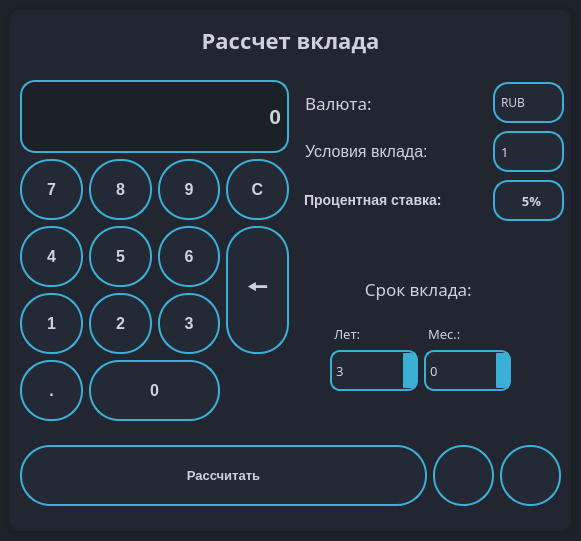
<?xml version="1.0" encoding="UTF-8"?>
<ui version="4.0">
 <class>MainWindow</class>
 <widget class="QMainWindow" name="MainWindow">
  <property name="geometry">
   <rect>
    <x>0</x>
    <y>0</y>
    <width>581</width>
    <height>541</height>
   </rect>
  </property>
  <property name="minimumSize">
   <size>
    <width>581</width>
    <height>541</height>
   </size>
  </property>
  <property name="maximumSize">
   <size>
    <width>581</width>
    <height>541</height>
   </size>
  </property>
  <property name="font">
   <font>
    <family>Segoe UI Semibold</family>
    <pointsize>12</pointsize>
    <weight>75</weight>
    <bold>true</bold>
   </font>
  </property>
  <property name="windowTitle">
   <string>Калькулятор вклада</string>
  </property>
  <property name="windowIcon">
   <iconset resource="resources.qrc">
    <normaloff>:/icons/icons/logo.png</normaloff>:/icons/icons/logo.png</iconset>
  </property>
  <property name="styleSheet">
   <string notr="true">
QWidget
{
	background-color: #212630;
	color: #CFD2DC;
	border-color: #1C2227;

}

QFrame
{
	background-color: #212630;
	border: 1px solid #212630;
	border-radius: 10px;
}


/*-----QComboBox-----*/
QComboBox
{
    background-color: #232935;
    border: 2px solid;
    border-radius: 15px;
	border-color: #3BB0D7;
    padding-left: 6px;
    color: #CFD2DC;
    height: 20px;

}


QComboBox::disabled
{
	background-color: #232935;
	color: #CFD2DC;
	border-color: #051a39;

}


QComboBox:hover
{
    background-color: #353C4F;

}


QComboBox:on
{
    background-color: #3BB0D7;

}


QComboBox QAbstractItemView
{
    background-color: #1C2227;
    color: #CFD2DC;
    border: 1px solid black;
    selection-background-color: #3BB0D7;
    selection-color: #CFD2DC;
    outline: 0;

}


QComboBox::drop-down
{
    subcontrol-origin: padding;
    subcontrol-position: top right;
    width: 15px;
    border-left-width: 0px;
    border-left-color: darkgray;
    border-left-style: solid; 
    border-top-right-radius: 3px; 
    border-bottom-right-radius: 3px;

}


QComboBox::down-arrow
{
    image: url(:/icons/icons/arrow-down.png);
    width: 8px;
    height: 8px;
}

/*-----QPushButton-----*/
QPushButton
{
	background-color: #232935;
	color: #CFD2DC;
	font-weight: bold;
	border-style: solid;
	border-width: 2px;
	border-radius: 30px;
	border-color: #3BB0D7;
	padding: 10px;
	highlited:true;
}


QPushButton::hover
{
	background-color: #353C4F;
	color: #CFD2DC;

}


QPushButton::pressed
{
	background-color: #3BB0D7;
	color: #CFD2DC;

}

/*-----QSpinBox &amp; QDoubleSpinBox &amp; QDateTimeEdit-----*/
QSpinBox, 
QDoubleSpinBox,
QDateTimeEdit
{
	background-color: #232935;
	color: #CFD2DC;
	border: 2px solid #3BB0D7;
	border-radius: 10px;
	padding : 2px;

}



QSpinBox:hover, 
QDoubleSpinBox::hover,
QDateTimeEdit::hover
{
    background-color: #232935;
    border: 2px solid #6CB2FF;
    color:  #CFD2DC;
    padding: 2px

}


QSpinBox::up-button,
QDoubleSpinBox::up-button,
QDateTimeEdit::up-button
{
    background-color: #3BB0D7;
	border-top-right-radius: 5px;
	border-top-left-radius: 1px;

}

QSpinBox::down-button,
QDoubleSpinBox::down-button,
QDateTimeEdit::down-button
{
    background-color: #3BB0D7;
	border-bottom-right-radius: 5px;
	border-bottom-left-radius: 1px;

}

QSpinBox::up-button:hover, QSpinBox::down-button:hover,
QDoubleSpinBox::up-button:hover, QDoubleSpinBox::down-button:hover,
QDateTimeEdit::up-button:hover, QDateTimeEdit::down-button:hover
{
    background-color: #45CDFA;
    border: 2px solid #45CDFA;

}

QSpinBox::up-button:pressed, QSpinBox::down-button:pressed,
QDoubleSpinBox::up-button:pressed, QDoubleSpinBox::down-button::pressed,
QDateTimeEdit::up-button:pressed, QDateTimeEdit::down-button::pressed
{
    background-color: #CFD2DC;
    border: 2px solid #CFD2DC;

}

QSpinBox::down-arrow,
QDoubleSpinBox::down-arrow,
QDateTimeEdit::down-arrow

{
    image: url(:/icons/icons/arrow-down.png);
    width: 7px;

}


QSpinBox::up-arrow,
QDoubleSpinBox::up-arrow,
QDateTimeEdit::up-arrow

{
    image: url(:/icons/icons/arrow-up.png);
    width: 7px;

}


</string>
  </property>
  <widget class="QWidget" name="centralwidget">
   <widget class="QFrame" name="frame">
    <property name="geometry">
     <rect>
      <x>10</x>
      <y>10</y>
      <width>561</width>
      <height>521</height>
     </rect>
    </property>
    <property name="font">
     <font>
      <stylestrategy>PreferAntialias</stylestrategy>
     </font>
    </property>
    <property name="frameShape">
     <enum>QFrame::StyledPanel</enum>
    </property>
    <property name="frameShadow">
     <enum>QFrame::Raised</enum>
    </property>
    <widget class="QWidget" name="layoutWidget">
     <property name="geometry">
      <rect>
       <x>290</x>
       <y>70</y>
       <width>264</width>
       <height>145</height>
      </rect>
     </property>
     <property name="font">
      <font>
       <stylestrategy>PreferAntialias</stylestrategy>
      </font>
     </property>
     <layout class="QVBoxLayout" name="verticalLayout_3">
      <item>
       <layout class="QHBoxLayout" name="horizontalLayout_3">
        <item>
         <widget class="QLabel" name="label_9">
          <property name="font">
           <font>
            <family>Segoe UI Semibold</family>
            <pointsize>13</pointsize>
            <stylestrategy>PreferAntialias</stylestrategy>
            <kerning>true</kerning>
           </font>
          </property>
          <property name="text">
           <string>Валюта: </string>
          </property>
         </widget>
        </item>
        <item>
         <widget class="QComboBox" name="combo_value">
          <property name="sizePolicy">
           <sizepolicy hsizetype="Maximum" vsizetype="Fixed">
            <horstretch>0</horstretch>
            <verstretch>0</verstretch>
           </sizepolicy>
          </property>
          <property name="minimumSize">
           <size>
            <width>71</width>
            <height>41</height>
           </size>
          </property>
          <property name="font">
           <font>
            <family>Segoe UI Semibold</family>
            <stylestrategy>PreferAntialias</stylestrategy>
           </font>
          </property>
          <property name="cursor">
           <cursorShape>PointingHandCursor</cursorShape>
          </property>
          <item>
           <property name="text">
            <string>RUB</string>
           </property>
          </item>
          <item>
           <property name="text">
            <string>USD</string>
           </property>
          </item>
          <item>
           <property name="text">
            <string>EUR</string>
           </property>
          </item>
         </widget>
        </item>
       </layout>
      </item>
      <item>
       <layout class="QHBoxLayout" name="horizontalLayout_2">
        <item>
         <widget class="QLabel" name="label_4">
          <property name="font">
           <font>
            <pointsize>12</pointsize>
            <stylestrategy>PreferAntialias</stylestrategy>
           </font>
          </property>
          <property name="text">
           <string>Условия вклада: </string>
          </property>
         </widget>
        </item>
        <item>
         <widget class="QComboBox" name="combo_terms">
          <property name="minimumSize">
           <size>
            <width>71</width>
            <height>41</height>
           </size>
          </property>
          <property name="maximumSize">
           <size>
            <width>71</width>
            <height>41</height>
           </size>
          </property>
          <property name="font">
           <font>
            <family>Segoe UI Semibold</family>
            <pointsize>10</pointsize>
            <stylestrategy>PreferAntialias</stylestrategy>
           </font>
          </property>
          <property name="cursor">
           <cursorShape>PointingHandCursor</cursorShape>
          </property>
          <property name="currentIndex">
           <number>0</number>
          </property>
          <item>
           <property name="text">
            <string>1</string>
           </property>
          </item>
          <item>
           <property name="text">
            <string>2</string>
           </property>
          </item>
          <item>
           <property name="text">
            <string>3</string>
           </property>
          </item>
          <item>
           <property name="text">
            <string>4</string>
           </property>
          </item>
         </widget>
        </item>
       </layout>
      </item>
      <item>
       <layout class="QHBoxLayout" name="horizontalLayout">
        <item>
         <widget class="QLabel" name="label_7">
          <property name="font">
           <font>
            <stylestrategy>PreferAntialias</stylestrategy>
           </font>
          </property>
          <property name="text">
           <string>&lt;h3&gt;Процентная ставка:&lt;/h3&gt;</string>
          </property>
         </widget>
        </item>
        <item>
         <widget class="QLabel" name="percent_show">
          <property name="minimumSize">
           <size>
            <width>71</width>
            <height>41</height>
           </size>
          </property>
          <property name="maximumSize">
           <size>
            <width>71</width>
            <height>41</height>
           </size>
          </property>
          <property name="font">
           <font>
            <family>Segoe UI Semibold</family>
            <pointsize>10</pointsize>
            <weight>75</weight>
            <bold>true</bold>
            <stylestrategy>PreferAntialias</stylestrategy>
           </font>
          </property>
          <property name="cursor">
           <cursorShape>ForbiddenCursor</cursorShape>
          </property>
          <property name="styleSheet">
           <string notr="true">
QLabel
{
    background-color: #232935;
    border: 2px solid;
    border-radius: 15px;
	border-color: #3BB0D7;
    padding-left: 6px;
    color: #CFD2DC;
    height: 20px;

}</string>
          </property>
          <property name="text">
           <string>5%</string>
          </property>
          <property name="alignment">
           <set>Qt::AlignCenter</set>
          </property>
         </widget>
        </item>
       </layout>
      </item>
     </layout>
    </widget>
    <widget class="QWidget" name="layoutWidget">
     <property name="geometry">
      <rect>
       <x>320</x>
       <y>250</y>
       <width>181</width>
       <height>131</height>
      </rect>
     </property>
     <property name="font">
      <font>
       <stylestrategy>PreferAntialias</stylestrategy>
      </font>
     </property>
     <layout class="QVBoxLayout" name="verticalLayout_2">
      <item>
       <widget class="QLabel" name="label_8">
        <property name="font">
         <font>
          <family>Segoe UI Semibold</family>
          <pointsize>13</pointsize>
          <stylestrategy>PreferAntialias</stylestrategy>
         </font>
        </property>
        <property name="styleSheet">
         <string notr="true"/>
        </property>
        <property name="text">
         <string>Срок вклада: </string>
        </property>
        <property name="alignment">
         <set>Qt::AlignCenter</set>
        </property>
       </widget>
      </item>
      <item>
       <layout class="QGridLayout" name="gridLayout_2">
        <item row="0" column="1">
         <widget class="QLabel" name="label_6">
          <property name="font">
           <font>
            <family>Segoe UI Semibold</family>
            <pointsize>10</pointsize>
            <stylestrategy>PreferAntialias</stylestrategy>
           </font>
          </property>
          <property name="text">
           <string>Мес.:</string>
          </property>
         </widget>
        </item>
        <item row="0" column="0">
         <widget class="QLabel" name="label_5">
          <property name="font">
           <font>
            <family>Segoe UI Semibold</family>
            <pointsize>10</pointsize>
            <stylestrategy>PreferAntialias</stylestrategy>
           </font>
          </property>
          <property name="text">
           <string>Лет:</string>
          </property>
         </widget>
        </item>
        <item row="1" column="0">
         <widget class="QSpinBox" name="spin_yr">
          <property name="minimumSize">
           <size>
            <width>71</width>
            <height>41</height>
           </size>
          </property>
          <property name="font">
           <font>
            <family>Segoe UI Semibold</family>
            <pointsize>10</pointsize>
            <stylestrategy>PreferAntialias</stylestrategy>
           </font>
          </property>
          <property name="cursor">
           <cursorShape>PointingHandCursor</cursorShape>
          </property>
          <property name="styleSheet">
           <string notr="true"/>
          </property>
          <property name="inputMethodHints">
           <set>Qt::ImhDigitsOnly</set>
          </property>
          <property name="readOnly">
           <bool>false</bool>
          </property>
          <property name="keyboardTracking">
           <bool>true</bool>
          </property>
          <property name="maximum">
           <number>11</number>
          </property>
          <property name="value">
           <number>3</number>
          </property>
         </widget>
        </item>
        <item row="1" column="1">
         <widget class="QSpinBox" name="spin_mon">
          <property name="minimumSize">
           <size>
            <width>71</width>
            <height>41</height>
           </size>
          </property>
          <property name="font">
           <font>
            <family>Segoe UI Semibold</family>
            <pointsize>10</pointsize>
            <stylestrategy>PreferAntialias</stylestrategy>
           </font>
          </property>
          <property name="cursor">
           <cursorShape>PointingHandCursor</cursorShape>
          </property>
          <property name="styleSheet">
           <string notr="true"/>
          </property>
          <property name="readOnly">
           <bool>false</bool>
          </property>
          <property name="keyboardTracking">
           <bool>true</bool>
          </property>
          <property name="minimum">
           <number>-1</number>
          </property>
          <property name="maximum">
           <number>12</number>
          </property>
          <property name="value">
           <number>0</number>
          </property>
         </widget>
        </item>
       </layout>
      </item>
     </layout>
    </widget>
    <widget class="QWidget" name="layoutWidget">
     <property name="geometry">
      <rect>
       <x>10</x>
       <y>70</y>
       <width>269</width>
       <height>341</height>
      </rect>
     </property>
     <property name="font">
      <font>
       <stylestrategy>PreferAntialias</stylestrategy>
      </font>
     </property>
     <layout class="QVBoxLayout" name="verticalLayout">
      <item>
       <widget class="QLabel" name="result_show">
        <property name="font">
         <font>
          <pointsize>16</pointsize>
          <weight>75</weight>
          <bold>true</bold>
          <stylestrategy>PreferAntialias</stylestrategy>
         </font>
        </property>
        <property name="cursor">
         <cursorShape>ForbiddenCursor</cursorShape>
        </property>
        <property name="styleSheet">
         <string notr="true">QLabel
{
	background-color:  #1B2126;
	color: #CFD2DC;
	border-color: #3BB0D7;
	border-style: solid;
	border-width: 2px;
	border-radius: 15px;
}

</string>
        </property>
        <property name="text">
         <string>0</string>
        </property>
        <property name="alignment">
         <set>Qt::AlignRight|Qt::AlignTrailing|Qt::AlignVCenter</set>
        </property>
        <property name="margin">
         <number>5</number>
        </property>
       </widget>
      </item>
      <item>
       <layout class="QGridLayout" name="gridLayout">
        <item row="0" column="2">
         <widget class="QPushButton" name="button_9">
          <property name="minimumSize">
           <size>
            <width>61</width>
            <height>61</height>
           </size>
          </property>
          <property name="font">
           <font>
            <pointsize>12</pointsize>
            <weight>75</weight>
            <bold>true</bold>
            <stylestrategy>PreferAntialias</stylestrategy>
           </font>
          </property>
          <property name="cursor">
           <cursorShape>PointingHandCursor</cursorShape>
          </property>
          <property name="styleSheet">
           <string notr="true"/>
          </property>
          <property name="text">
           <string>9</string>
          </property>
          <property name="shortcut">
           <string>9</string>
          </property>
         </widget>
        </item>
        <item row="1" column="1">
         <widget class="QPushButton" name="button_5">
          <property name="minimumSize">
           <size>
            <width>61</width>
            <height>61</height>
           </size>
          </property>
          <property name="font">
           <font>
            <pointsize>12</pointsize>
            <weight>75</weight>
            <bold>true</bold>
            <stylestrategy>PreferAntialias</stylestrategy>
           </font>
          </property>
          <property name="cursor">
           <cursorShape>PointingHandCursor</cursorShape>
          </property>
          <property name="styleSheet">
           <string notr="true"/>
          </property>
          <property name="text">
           <string>5</string>
          </property>
          <property name="shortcut">
           <string>5</string>
          </property>
         </widget>
        </item>
        <item row="2" column="1">
         <widget class="QPushButton" name="button_2">
          <property name="minimumSize">
           <size>
            <width>61</width>
            <height>61</height>
           </size>
          </property>
          <property name="font">
           <font>
            <pointsize>12</pointsize>
            <weight>75</weight>
            <bold>true</bold>
            <stylestrategy>PreferAntialias</stylestrategy>
           </font>
          </property>
          <property name="cursor">
           <cursorShape>PointingHandCursor</cursorShape>
          </property>
          <property name="styleSheet">
           <string notr="true"/>
          </property>
          <property name="text">
           <string>2</string>
          </property>
          <property name="shortcut">
           <string>2</string>
          </property>
         </widget>
        </item>
        <item row="1" column="2">
         <widget class="QPushButton" name="button_6">
          <property name="minimumSize">
           <size>
            <width>61</width>
            <height>61</height>
           </size>
          </property>
          <property name="font">
           <font>
            <pointsize>12</pointsize>
            <weight>75</weight>
            <bold>true</bold>
            <stylestrategy>PreferAntialias</stylestrategy>
           </font>
          </property>
          <property name="cursor">
           <cursorShape>PointingHandCursor</cursorShape>
          </property>
          <property name="styleSheet">
           <string notr="true"/>
          </property>
          <property name="text">
           <string>6</string>
          </property>
          <property name="shortcut">
           <string>6</string>
          </property>
         </widget>
        </item>
        <item row="0" column="1">
         <widget class="QPushButton" name="button_8">
          <property name="minimumSize">
           <size>
            <width>61</width>
            <height>61</height>
           </size>
          </property>
          <property name="font">
           <font>
            <pointsize>12</pointsize>
            <weight>75</weight>
            <bold>true</bold>
            <stylestrategy>PreferAntialias</stylestrategy>
           </font>
          </property>
          <property name="cursor">
           <cursorShape>PointingHandCursor</cursorShape>
          </property>
          <property name="styleSheet">
           <string notr="true"/>
          </property>
          <property name="text">
           <string>8</string>
          </property>
          <property name="shortcut">
           <string>8</string>
          </property>
         </widget>
        </item>
        <item row="0" column="0">
         <widget class="QPushButton" name="button_7">
          <property name="minimumSize">
           <size>
            <width>61</width>
            <height>61</height>
           </size>
          </property>
          <property name="font">
           <font>
            <pointsize>12</pointsize>
            <weight>75</weight>
            <bold>true</bold>
            <stylestrategy>PreferAntialias</stylestrategy>
           </font>
          </property>
          <property name="cursor">
           <cursorShape>PointingHandCursor</cursorShape>
          </property>
          <property name="styleSheet">
           <string notr="true"/>
          </property>
          <property name="text">
           <string>7</string>
          </property>
          <property name="shortcut">
           <string>7</string>
          </property>
         </widget>
        </item>
        <item row="1" column="0">
         <widget class="QPushButton" name="button_4">
          <property name="minimumSize">
           <size>
            <width>61</width>
            <height>61</height>
           </size>
          </property>
          <property name="font">
           <font>
            <pointsize>12</pointsize>
            <weight>75</weight>
            <bold>true</bold>
            <stylestrategy>PreferAntialias</stylestrategy>
           </font>
          </property>
          <property name="cursor">
           <cursorShape>PointingHandCursor</cursorShape>
          </property>
          <property name="styleSheet">
           <string notr="true"/>
          </property>
          <property name="text">
           <string>4</string>
          </property>
          <property name="shortcut">
           <string>4</string>
          </property>
         </widget>
        </item>
        <item row="2" column="0">
         <widget class="QPushButton" name="button_1">
          <property name="minimumSize">
           <size>
            <width>61</width>
            <height>61</height>
           </size>
          </property>
          <property name="font">
           <font>
            <pointsize>12</pointsize>
            <weight>75</weight>
            <bold>true</bold>
            <stylestrategy>PreferAntialias</stylestrategy>
           </font>
          </property>
          <property name="cursor">
           <cursorShape>PointingHandCursor</cursorShape>
          </property>
          <property name="styleSheet">
           <string notr="true"/>
          </property>
          <property name="text">
           <string>1</string>
          </property>
          <property name="shortcut">
           <string>1</string>
          </property>
         </widget>
        </item>
        <item row="2" column="2">
         <widget class="QPushButton" name="button_3">
          <property name="minimumSize">
           <size>
            <width>61</width>
            <height>61</height>
           </size>
          </property>
          <property name="font">
           <font>
            <pointsize>12</pointsize>
            <weight>75</weight>
            <bold>true</bold>
            <stylestrategy>PreferAntialias</stylestrategy>
           </font>
          </property>
          <property name="cursor">
           <cursorShape>PointingHandCursor</cursorShape>
          </property>
          <property name="styleSheet">
           <string notr="true"/>
          </property>
          <property name="text">
           <string>3</string>
          </property>
          <property name="shortcut">
           <string>3</string>
          </property>
         </widget>
        </item>
        <item row="3" column="0">
         <widget class="QPushButton" name="button_point">
          <property name="minimumSize">
           <size>
            <width>61</width>
            <height>61</height>
           </size>
          </property>
          <property name="font">
           <font>
            <pointsize>12</pointsize>
            <weight>75</weight>
            <bold>true</bold>
            <stylestrategy>PreferAntialias</stylestrategy>
           </font>
          </property>
          <property name="cursor">
           <cursorShape>PointingHandCursor</cursorShape>
          </property>
          <property name="styleSheet">
           <string notr="true"/>
          </property>
          <property name="text">
           <string>.</string>
          </property>
          <property name="shortcut">
           <string>/</string>
          </property>
         </widget>
        </item>
        <item row="3" column="1" colspan="2">
         <widget class="QPushButton" name="button_0">
          <property name="minimumSize">
           <size>
            <width>61</width>
            <height>61</height>
           </size>
          </property>
          <property name="font">
           <font>
            <pointsize>12</pointsize>
            <weight>75</weight>
            <bold>true</bold>
            <stylestrategy>PreferAntialias</stylestrategy>
           </font>
          </property>
          <property name="cursor">
           <cursorShape>PointingHandCursor</cursorShape>
          </property>
          <property name="styleSheet">
           <string notr="true"/>
          </property>
          <property name="text">
           <string>0</string>
          </property>
          <property name="shortcut">
           <string>0</string>
          </property>
         </widget>
        </item>
        <item row="0" column="3">
         <widget class="QPushButton" name="button_c">
          <property name="minimumSize">
           <size>
            <width>61</width>
            <height>61</height>
           </size>
          </property>
          <property name="font">
           <font>
            <pointsize>12</pointsize>
            <weight>75</weight>
            <bold>true</bold>
            <stylestrategy>PreferAntialias</stylestrategy>
           </font>
          </property>
          <property name="cursor">
           <cursorShape>PointingHandCursor</cursorShape>
          </property>
          <property name="styleSheet">
           <string notr="true"/>
          </property>
          <property name="text">
           <string>C</string>
          </property>
          <property name="shortcut">
           <string>C</string>
          </property>
         </widget>
        </item>
        <item row="1" column="3" rowspan="2">
         <widget class="QPushButton" name="button_erase">
          <property name="minimumSize">
           <size>
            <width>61</width>
            <height>61</height>
           </size>
          </property>
          <property name="maximumSize">
           <size>
            <width>999999</width>
            <height>999999</height>
           </size>
          </property>
          <property name="font">
           <font>
            <pointsize>17</pointsize>
            <weight>75</weight>
            <italic>false</italic>
            <bold>true</bold>
            <stylestrategy>PreferAntialias</stylestrategy>
           </font>
          </property>
          <property name="cursor">
           <cursorShape>PointingHandCursor</cursorShape>
          </property>
          <property name="styleSheet">
           <string notr="true"/>
          </property>
          <property name="text">
           <string>🠔</string>
          </property>
          <property name="shortcut">
           <string>Backspace</string>
          </property>
         </widget>
        </item>
       </layout>
      </item>
     </layout>
    </widget>
    <widget class="QWidget" name="layoutWidget">
     <property name="geometry">
      <rect>
       <x>10</x>
       <y>430</y>
       <width>541</width>
       <height>71</height>
      </rect>
     </property>
     <layout class="QHBoxLayout" name="horizontalLayout_4">
      <item>
       <widget class="QPushButton" name="button_calc">
        <property name="sizePolicy">
         <sizepolicy hsizetype="Minimum" vsizetype="Fixed">
          <horstretch>0</horstretch>
          <verstretch>61</verstretch>
         </sizepolicy>
        </property>
        <property name="minimumSize">
         <size>
          <width>0</width>
          <height>61</height>
         </size>
        </property>
        <property name="font">
         <font>
          <pointsize>10</pointsize>
          <weight>75</weight>
          <bold>true</bold>
          <stylestrategy>PreferAntialias</stylestrategy>
         </font>
        </property>
        <property name="cursor">
         <cursorShape>PointingHandCursor</cursorShape>
        </property>
        <property name="styleSheet">
         <string notr="true"/>
        </property>
        <property name="text">
         <string>Рассчитать</string>
        </property>
       </widget>
      </item>
      <item>
       <widget class="QPushButton" name="button_help">
        <property name="sizePolicy">
         <sizepolicy hsizetype="Maximum" vsizetype="Fixed">
          <horstretch>61</horstretch>
          <verstretch>61</verstretch>
         </sizepolicy>
        </property>
        <property name="minimumSize">
         <size>
          <width>61</width>
          <height>61</height>
         </size>
        </property>
        <property name="font">
         <font>
          <weight>75</weight>
          <bold>true</bold>
          <stylestrategy>PreferAntialias</stylestrategy>
         </font>
        </property>
        <property name="cursor">
         <cursorShape>PointingHandCursor</cursorShape>
        </property>
        <property name="styleSheet">
         <string notr="true"/>
        </property>
        <property name="text">
         <string/>
        </property>
        <property name="icon">
         <iconset resource="resources.qrc">
          <normaloff>:/icons/icons/question.png</normaloff>:/icons/icons/question.png</iconset>
        </property>
        <property name="iconSize">
         <size>
          <width>35</width>
          <height>35</height>
         </size>
        </property>
       </widget>
      </item>
      <item>
       <widget class="QPushButton" name="button_settings">
        <property name="sizePolicy">
         <sizepolicy hsizetype="Maximum" vsizetype="Fixed">
          <horstretch>61</horstretch>
          <verstretch>61</verstretch>
         </sizepolicy>
        </property>
        <property name="minimumSize">
         <size>
          <width>61</width>
          <height>61</height>
         </size>
        </property>
        <property name="font">
         <font>
          <weight>75</weight>
          <bold>true</bold>
          <stylestrategy>PreferAntialias</stylestrategy>
         </font>
        </property>
        <property name="cursor">
         <cursorShape>PointingHandCursor</cursorShape>
        </property>
        <property name="styleSheet">
         <string notr="true"/>
        </property>
        <property name="text">
         <string/>
        </property>
        <property name="icon">
         <iconset resource="resources.qrc">
          <normaloff>:/icons/icons/settings.png</normaloff>:/icons/icons/settings.png</iconset>
        </property>
        <property name="iconSize">
         <size>
          <width>30</width>
          <height>30</height>
         </size>
        </property>
       </widget>
      </item>
     </layout>
    </widget>
    <widget class="QLabel" name="label">
     <property name="geometry">
      <rect>
       <x>10</x>
       <y>10</y>
       <width>541</width>
       <height>41</height>
      </rect>
     </property>
     <property name="font">
      <font>
       <family>Segoe UI Semibold</family>
       <pointsize>11</pointsize>
       <weight>75</weight>
       <bold>true</bold>
       <stylestrategy>PreferAntialias</stylestrategy>
      </font>
     </property>
     <property name="text">
      <string>&lt;h2&gt;Рассчет вклада&lt;/h2&gt;</string>
     </property>
     <property name="alignment">
      <set>Qt::AlignCenter</set>
     </property>
    </widget>
   </widget>
   <widget class="QFrame" name="frame_2">
    <property name="geometry">
     <rect>
      <x>5</x>
      <y>5</y>
      <width>571</width>
      <height>531</height>
     </rect>
    </property>
    <property name="font">
     <font>
      <stylestrategy>PreferAntialias</stylestrategy>
     </font>
    </property>
    <property name="styleSheet">
     <string notr="true">QFrame
{
	background-color: #1B2126;
	border: 1px solid #1B2126;
	border-radius: 10px;
}
</string>
    </property>
    <property name="frameShape">
     <enum>QFrame::StyledPanel</enum>
    </property>
    <property name="frameShadow">
     <enum>QFrame::Raised</enum>
    </property>
   </widget>
   <widget class="QFrame" name="frame_3">
    <property name="geometry">
     <rect>
      <x>-6</x>
      <y>-6</y>
      <width>631</width>
      <height>571</height>
     </rect>
    </property>
    <property name="styleSheet">
     <string notr="true">QFrame {
	background-color: #1C2227;
}</string>
    </property>
    <property name="frameShape">
     <enum>QFrame::StyledPanel</enum>
    </property>
    <property name="frameShadow">
     <enum>QFrame::Raised</enum>
    </property>
   </widget>
   <zorder>frame_3</zorder>
   <zorder>frame_2</zorder>
   <zorder>frame</zorder>
  </widget>
 </widget>
 <resources>
  <include location="resources.qrc"/>
 </resources>
 <connections/>
</ui>
